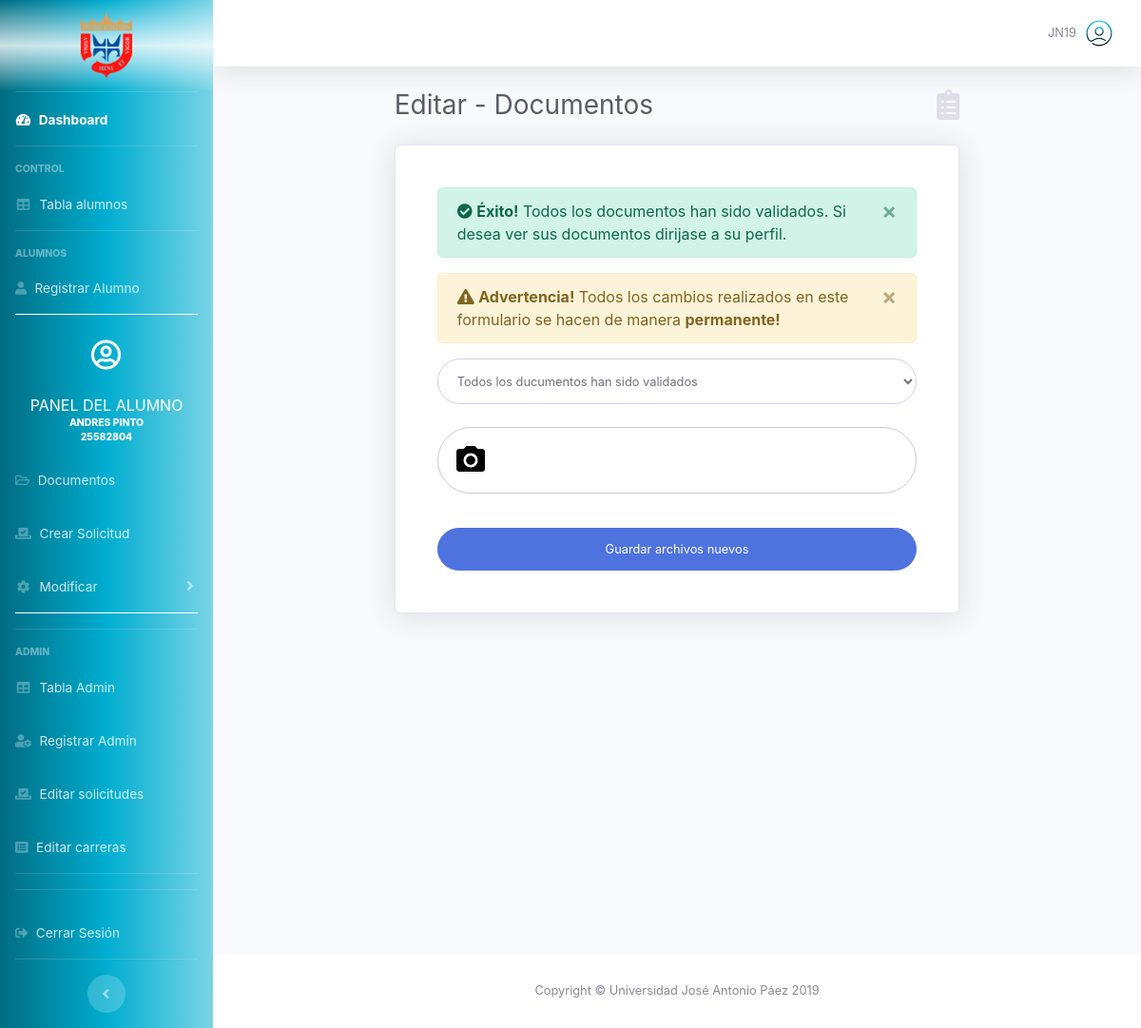
The page /page-admin-student-docs.php?ida=10&ci=25582804&idd=29 (signed in) on the database its author committed.
### tables this page shows
CREATE TABLE `alumnos` (
  `id_alumno` int(11) NOT NULL,
  `cedula` bigint(30) NOT NULL,
  `p_nombre` varchar(100) NOT NULL,
  `s_nombre` varchar(100) NOT NULL,
  `p_apellido` varchar(100) NOT NULL,
  `s_apellido` varchar(100) NOT NULL,
  `fecha_nacimiento` date NOT NULL,
  `estado_civil` varchar(1) NOT NULL,
  `metodo_ingreso` int(11) NOT NULL,
  `carrera` int(2) NOT NULL DEFAULT '0',
  `turno` int(11) NOT NULL,
  `pais_nac` varchar(100) NOT NULL,
  `estado_nac` varchar(100) NOT NULL,
  `ciudad_nac` varchar(100) NOT NULL,
  `municipio_nac` varchar(100) NOT NULL,
  `username` text NOT NULL,
  `contrasena` text NOT NULL,
  `correo` text NOT NULL,
  `documento` int(11) NOT NULL,
  `parientename` varchar(10) NOT NULL,
  `parentesco` varchar(10) NOT NULL,
  `discapacidad` varchar(10) NOT NULL,
  `nombreInst` varchar(20) NOT NULL,
  `anoEgreso` int(10) NOT NULL,
  `codigoInst` varchar(10) NOT NULL,
  `estadoInst` varchar(10) NOT NULL,
  `tipoInst` int(1) NOT NULL,
  `fechaCreacion` date NOT NULL,
  `ultActualizacion` date NOT NULL,
  `check_datos` int(3) NOT NULL DEFAULT '0',
  `pregunta` varchar(266) NOT NULL,
  `respuesta` varchar(266) NOT NULL
);

CREATE TABLE `documentos` (
  `id_documento` int(11) NOT NULL,
  `estatus` int(11) NOT NULL,
  `cedula` text NOT NULL,
  `fondo` text NOT NULL,
  `foto` text NOT NULL,
  `partida` text NOT NULL,
  `certificado_s` varchar(200) NOT NULL,
  `check_certificado_s` int(3) NOT NULL DEFAULT '0',
  `check_partida` int(3) NOT NULL DEFAULT '0',
  `check_nota` int(3) NOT NULL DEFAULT '0',
  `check_cedula` int(3) NOT NULL DEFAULT '0',
  `check_foto` int(3) NOT NULL DEFAULT '0',
  `check_rusinies` int(3) NOT NULL DEFAULT '0',
  `check_fondo` int(3) NOT NULL DEFAULT '0',
  `check_metodo` int(3) NOT NULL DEFAULT '0',
  `porcentaje` int(4) NOT NULL DEFAULT '0',
  `ultActDoc` date NOT NULL
);

### page-admin-student-docs.php (the view, shortened to what this page needs)
<!DOCTYPE html>
<html lang="es">
<head>
  <link href="vendor/fontawesome-free/css/all.min.css" rel="stylesheet" type="text/css">
  <link href="css/font.css" rel="stylesheet">
  <link href="css/sb-admin-2.css" rel="stylesheet">
  <link href="css/dash.css" rel="stylesheet">
  <link href="css/style.css" rel="stylesheet">
  <link href="css/file-upload.css" rel="stylesheet">
  <link rel="stylesheet" href="css/lightbox.css">
</head>
<body id="page-top">
  <div id="wrapper">
    <?php require('front/general/sidebar.php'); ?>
    <div id="content-wrapper" class="d-flex flex-column">
      <div id="content">
        <?php require 'front/general/navbar.php'; ?>
        <div id="page-student-edit-docs" class="container-fluid">
          <?php
include 'back/conexion.php';
if (isset($_SESSION['docId'])) {
    $idd = $_SESSION['docId'];
    $cedula = $_SESSION['cedula'];
}else{
  $idd=$_GET['idd'];
}
$sql = "SELECT * FROM documentos WHERE id_documento='$idd'";
$result = mysqli_query($conexion, $sql);
if ($result->num_rows > 0) {
    $row = mysqli_fetch_assoc($result);
} else {
    $mensaje = "Ocurrió un error al cargar los documentos";
    echo ($mensaje);
};
$porcentaje = $row['porcentaje'];
?>
          <div class="d-sm-flex col-sm-12 col-md-10 col-lg-8 align-items-center justify-content-between mb-4 mx-auto">
            <h1 class="h3 mb-0 text-gray-800">Editar - Documentos</h1>
            <a class="d-none d-sm-inline-block"><i class="fas fa-clipboard-list fa-2x text-gray-300"></i></a>
          </div>
          <div class="col-sm-12 col-md-10 col-lg-8 mx-auto">
            <div class="card shadow mb-4">
              <div class="card-body">
                <div class="p-4">
                <?php
if ($porcentaje == 100) {
    ?>
  <div class="alert alert-success alert-dismissible fade show" role="alert">
                    <i class="fas fa-check-circle"></i>
                    <strong>Éxito!</strong>
                    Todos los documentos han sido validados. Si desea ver sus documentos dirijase a su perfil.
                    <button type="button" class="close" data-dismiss="alert" aria-label="Close">
                      &times;
                    </button>
                  </div>
  <?php
}
?>
                  <div class="alert alert-warning alert-dismissible fade show" role="alert">
                    <i class="fas fa-exclamation-triangle"></i>
                    <strong>Advertencia!</strong>
                    Todos los cambios realizados en este formulario se hacen de manera <strong>permanente!</strong>
                    <button type="button" class="close" data-dismiss="alert" aria-label="Close">
                      &times;
                    </button>
                  </div>
                  <select id="seleccion" name="seleccion" class="form-control">
                    <option disabled selected value="">
                      <?php echo ($porcentaje == 100) ? 'Todos los ducumentos han sido validados' : 'Elija el documento a editar' ?>
                    </option>
                  </select>
                  <form id="documentosEditForm" method="POST" class="user needs-validation" novalidate>
                    <div class="wrapper-file">
                      <br>
                      <div class="container-input">
                        <div class="wrap-file">
                          <div class="content-icon-camera">
                            <div class="icon-camera"></div>
                          </div>
                          <div id="preview-images" class="preview-images">
                          </div>
                        </div>
                      </div>
                      <h5 id="success" class="success text-center pt-1" data-upload="0"></h5>
                    </div>
                    <br>
                    <a data-toggle="modal" data-target="#cambiosModal">
                      <button id="permisoModal" class="btn btn-primary btn-user btn-block">
                        Guardar archivos nuevos
                      </button>
                    </a>
                  </form>
                </div>
              </div>
            </div>
          </div>
        </div>
      </div>
      <?php require 'front/general/footer.php'; ?>
    </div>
  </div>
</body>
</html>

### front/general/sidebar.php (shortened to what this page needs)
<?php
$rol = $_SESSION['rol'];
if ( $rol > 0 && isset($_GET['ida']) ) {
  $ida=$_GET['ida'];
  include 'back/conexion.php';
  $sql_alumno = "SELECT p_nombre, p_apellido, cedula, documento, ultActualizacion FROM alumnos
                 WHERE id_alumno = '$ida';";
  $result_alumno = mysqli_query($conexion, $sql_alumno);
  if ($result_alumno->num_rows > 0) {
  $row_alumno = mysqli_fetch_assoc($result_alumno);
  $p_nombre = $row_alumno['p_nombre'];
  $p_apellido = $row_alumno['p_apellido'];
  $ci = $row_alumno['cedula'];
  $idd = $row_alumno['documento'];
  }
}
?>
<ul class="navbar-nav bg-gradient-primary sidebar sidebar-dark accordion" id="accordionSidebar">
  <a id="sidebar-brand-header" class="sidebar-brand d-flex align-items-center justify-content-center py-5">
    <div class="sidebar-brand-icon">
      <img src="img/varias/logo_ujap_peq.png" width="40%" height="20%" class="d-inline-block align-items-center" alt="">
    </div>
  </a>
  <?php if ($rol > 0) {  ?>
  <hr class="sidebar-divider my-0">
  <li class="nav-item active">
    <a class="nav-link" href="page-dashboard.php">
      <i class="fas fa-fw fa-tachometer-alt"></i>
      <span>Dashboard</span></a>
  </li>
  <hr class="sidebar-divider">
  <div class="sidebar-heading">
    Control
  </div>
  <li class="nav-item">
    <a id="sbtable" class="nav-link" href="page-admin-table.php">
      <i class="fas fa-fw fa-table"></i>
      <span>Tabla alumnos</span></a>
  </li>
  <?php }?>
  <?php if (($rol >= 1 && isset($_GET['ida']) || $rol >= 2)) {  ?>
  <hr class="sidebar-divider">
  <div class="sidebar-heading">
    Alumnos
  </div>
  <?php }?>
  <?php if ($rol >= 2) {  ?>
  <li class="nav-item">
    <a id="sdcrearAlumno" class="nav-link" href="page-admin-crear-alumno.php">
      <i class="fas fa-user"></i>
      <span>Registrar Alumno</span></a>
  </li>
  <?php }?>
  <?php if ($rol >= 1 && isset($_GET['ida'])) {  ?>
  <hr class="sidebar-divider bg-white">
  <a class="sidebar-brand d-flex align-items-center justify-content-center text-white pt-2"
    href="page-student-perfil.php?ida=<?=$ida . '&ci=' . $ci . '&idd=' . $idd?>">
    <div class="sidebar-brand-icon align-items-center">
      <i class="far fa-user-circle"></i>
    </div>
  </a>
  <div class="sidebar-heading text-center text-white pb-2">
    <b class="h6">Panel del Alumno</b><br>
    <span>
      <?=$p_nombre . ' ' . $p_apellido?><br>
      <?=$ci?>
    </span>
  </div>
  <?php }?>
  <?php if ($rol >= 2 && isset($_GET['ida'])) {  ?>
  <li class="nav-item">
    <a id="sddocsAlumno" class="nav-link" href="page-admin-student-docs.php?ida=<?=$ida . '&ci=' . $ci . '&idd=' . $idd?>">
      <i class="far fa-folder-open"></i>
      <span>Documentos</span></a>
  </li>
  <?php };?>
  <?php if ($rol >= 1 && isset($_GET['ida'])) {  ?>
  <li class="nav-item">
    <a id="sdsolicitud" class="nav-link" href="page-admin-student-solicitud.php?ida=<?=$ida . '&ci=' . $ci . '&idd=' . $idd?>">
      <i class="fas fa-vote-yea"></i>
      <span>Crear Solicitud</span></a>
  </li>
  <li class="nav-item">
    <a href="#" class="nav-link collapsed" data-toggle="collapse" data-target="#collapseOne" aria-expanded="true"
      aria-controls="collapseOne">
      <i class="fas fa-fw fa-cog"></i>
      <span>Modificar</span>
    </a>
  </li>
  <hr class="sidebar-divider bg-white">
  <?php }?>
  <?php if ($rol >= 3) {  ?>
  <hr class="sidebar-divider">
  <div class="sidebar-heading">
    Admin
  </div>
  <li class="nav-item">
    <a id="sbtableAdmin" class="nav-link" href="page-admin-table-admin.php">
      <i class="fas fa-fw fa-table"></i>
      <span>Tabla Admin</span></a>
  </li>
  <li class="nav-item">
    <a id="sdAdmin" class="nav-link" href="page-admin-crear-admin.php">
      <i class="fas fa-user-cog"></i>
      <span>Registrar Admin</span></a>
  </li>
  <li class="nav-item">
    <a id="sdEditSolAdmin" class="nav-link" href="page-admin-edit-solicitud.php">
      <i class="fas fa-vote-yea"></i>
      <span>Editar solicitudes</span></a>
  </li>
  <li class="nav-item">
    <a id="sdEditCarAdmin" class="nav-link" href="page-admin-edit-carrera.php">
      <i class="fas fa-list-alt"></i>
      <span>Editar carreras</span></a>
  </li>
  <hr class="sidebar-divider">
 <?php }?>
  <hr class="sidebar-divider">
  <li class="nav-item">
    <a class="nav-link" data-toggle="modal" data-target="#logoutModal">
      <i class="fas fa-sign-out-alt"></i>
      <span>Cerrar Sesión</span></a>
  </li>
  <hr class="sidebar-divider d-none d-md-block">
  <div class="text-center d-none d-md-inline">
    <button class="rounded-circle border-0" id="sidebarToggle"></button>
  </div>
</ul>

### css/dash.css (style rules this page uses)
.bg-gradient-primary { background: linear-gradient(90deg, rgb(0, 108, 129), rgba(0, 173, 208, 1), rgba(0, 173, 208, 0.52)) !important; }

### css/style.css (style rules this page uses)
#sidebar-brand-header { background: linear-gradient(0deg, rgba(0, 173, 208, 0), rgba(255, 255, 255, 0.8), rgba(0, 173, 208, 0)) !important; }
select { border: 1px solid #d1d3e2; background-color: transparent; font-size: 0.8rem !important; border-radius: 10rem !important; padding-right: 1rem !important; padding-left: 1rem !important; height: 3rem !important; }

### css/file-upload.css (style rules this page uses)
img { border: none; }
.wrapper-file { width: 100%; }
.container-input { width: 100%; margin: 0 auto; border: solid 1px #CCC; border-radius: 3rem 3rem 3rem 3rem; position: relative; overflow: hidden; }
.container-input .wrap-file .content-icon-camera { width: 5rem; overflow: hidden; border-radius: 0 3rem 3rem 0; }
.container-input .wrap-file .content-icon-camera .icon-camera { height: 3rem; width: 3rem; background: url('../img/images/camera.png') no-repeat; cursor: pointer; position: absolute; top: 1rem; left: 1rem; }
.preview-images { margin-left: 1rem; text-align: center; padding-bottom: .5rem; }

### rows shown on the page
alumnos: p_nombre "ANDRES", p_apellido "PINTO", cedula "25582804"

### other values the page prints
$_SESSION['username'] "JN19"
